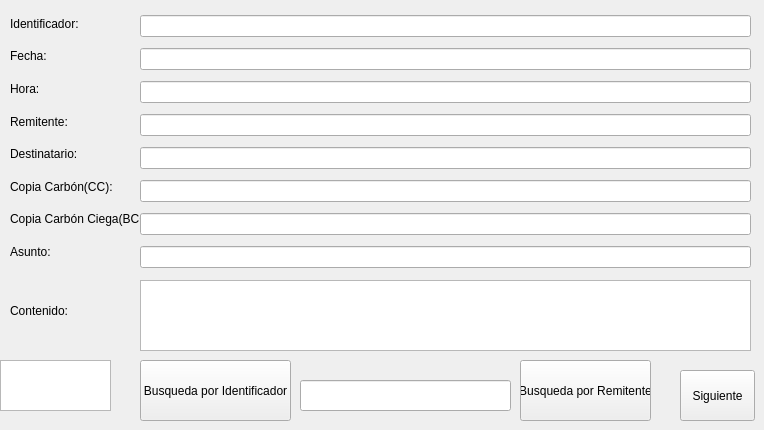
      <widget class="QWidget" name="tab_5">
       <attribute name="title">
        <string>Leer Correo</string>
       </attribute>
       <widget class="QPushButton" name="pushButton_3">
        <property name="geometry">
         <rect>
          <x>140</x>
          <y>360</y>
          <width>151</width>
          <height>61</height>
         </rect>
        </property>
        <property name="text">
         <string>Busqueda por Identificador</string>
        </property>
       </widget>
       <widget class="QPushButton" name="pushButton_4">
        <property name="enabled">
         <bool>true</bool>
        </property>
        <property name="geometry">
         <rect>
          <x>520</x>
          <y>360</y>
          <width>131</width>
          <height>61</height>
         </rect>
        </property>
        <property name="text">
         <string>Busqueda por Remitente</string>
        </property>
       </widget>
       <widget class="QWidget" name="layoutWidget_2">
        <property name="geometry">
         <rect>
          <x>10</x>
          <y>10</y>
          <width>131</width>
          <height>341</height>
         </rect>
        </property>
        <layout class="QVBoxLayout" name="verticalLayout_4" stretch="1,1,1,1,1,1,1,1,3">
         <item>
          <widget class="QLabel" name="label_8">
           <property name="text">
            <string>Identificador:</string>
           </property>
          </widget>
         </item>
         <item>
          <widget class="QLabel" name="label_15">
           <property name="text">
            <string>Fecha:</string>
           </property>
          </widget>
         </item>
         <item>
          <widget class="QLabel" name="label_16">
           <property name="text">
            <string>Hora:</string>
           </property>
          </widget>
         </item>
         <item>
          <widget class="QLabel" name="label_9">
           <property name="text">
            <string>Remitente:</string>
           </property>
          </widget>
         </item>
         <item>
          <widget class="QLabel" name="label_10">
           <property name="text">
            <string>Destinatario:</string>
           </property>
          </widget>
         </item>
         <item>
          <widget class="QLabel" name="label_11">
           <property name="text">
            <string>Copia Carbón(CC):</string>
           </property>
          </widget>
         </item>
         <item>
          <widget class="QLabel" name="label_12">
           <property name="text">
            <string>Copia Carbón Ciega(BCC):</string>
           </property>
          </widget>
         </item>
         <item>
          <widget class="QLabel" name="label_13">
           <property name="text">
            <string>Asunto:</string>
           </property>
          </widget>
         </item>
         <item>
          <widget class="QLabel" name="label_14">
           <property name="text">
            <string>Contenido:</string>
           </property>
          </widget>
         </item>
        </layout>
       </widget>
       <widget class="QWidget" name="verticalLayoutWidget">
        <property name="geometry">
         <rect>
          <x>140</x>
          <y>10</y>
          <width>611</width>
          <height>271</height>
         </rect>
        </property>
        <layout class="QVBoxLayout" name="verticalLayout">
         <item>
          <widget class="QLineEdit" name="lineEdit_7">
           <property name="readOnly">
            <bool>true</bool>
           </property>
          </widget>
         </item>
         <item>
          <widget class="QLineEdit" name="lineEdit_8">
           <property name="readOnly">
            <bool>true</bool>
           </property>
          </widget>
         </item>
         <item>
          <widget class="QLineEdit" name="lineEdit_9">
           <property name="readOnly">
            <bool>true</bool>
           </property>
          </widget>
         </item>
         <item>
          <widget class="QLineEdit" name="lineEdit_10">
           <property name="readOnly">
            <bool>true</bool>
           </property>
          </widget>
         </item>
         <item>
          <widget class="QLineEdit" name="lineEdit_11">
           <property name="readOnly">
            <bool>true</bool>
           </property>
          </widget>
         </item>
         <item>
          <widget class="QLineEdit" name="lineEdit_12">
           <property name="readOnly">
            <bool>true</bool>
           </property>
          </widget>
         </item>
         <item>
          <widget class="QLineEdit" name="lineEdit_13">
           <property name="readOnly">
            <bool>true</bool>
           </property>
          </widget>
         </item>
         <item>
          <widget class="QLineEdit" name="lineEdit_14">
           <property name="readOnly">
            <bool>true</bool>
           </property>
          </widget>
         </item>
        </layout>
       </widget>
       <widget class="QLineEdit" name="lineEdit_15">
        <property name="geometry">
         <rect>
          <x>300</x>
          <y>380</y>
          <width>211</width>
          <height>31</height>
         </rect>
        </property>
       </widget>
       <widget class="QTextBrowser" name="textBrowser_2">
        <property name="geometry">
         <rect>
          <x>0</x>
          <y>360</y>
          <width>111</width>
          <height>51</height>
         </rect>
        </property>
       </widget>
       <widget class="QPlainTextEdit" name="plainTextEdit_2">
        <property name="geometry">
         <rect>
          <x>140</x>
          <y>280</y>
          <width>611</width>
          <height>71</height>
         </rect>
        </property>
       </widget>
       <widget class="QPushButton" name="pushButton_5">
        <property name="geometry">
         <rect>
          <x>680</x>
          <y>370</y>
          <width>75</width>
          <height>51</height>
         </rect>
        </property>
        <property name="text">
         <string>Siguiente</string>
        </property>
       </widget>
      </widget>
